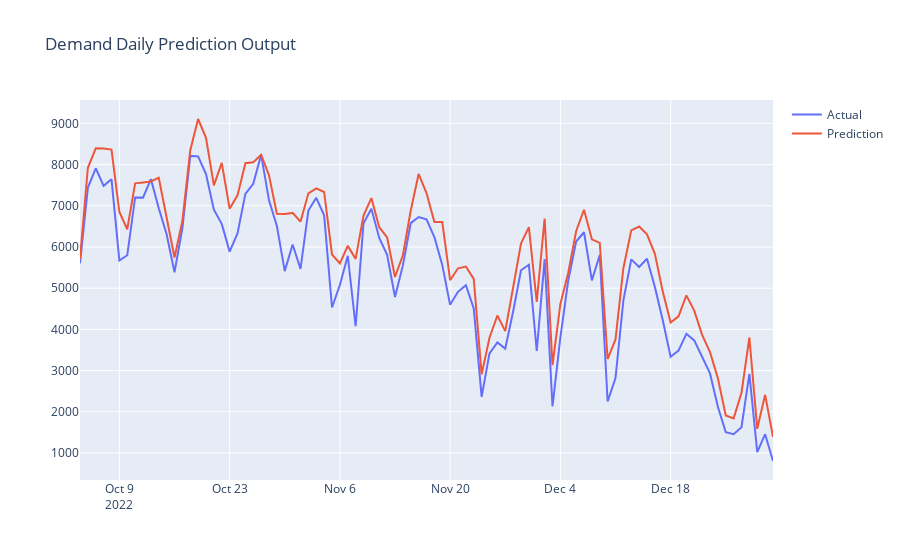

The cell this chart's notebook holds for it:
### Code cell
daily_fig.update_layout(title="Demand Daily Prediction Output")
